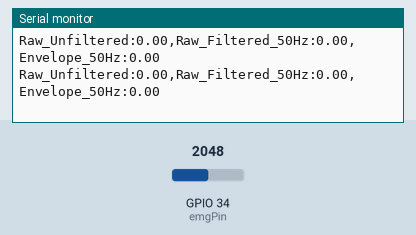
Bench run of a sketch on a simulated ESP32. Parts: the last lines printed to the serial monitor. The test bench sets the inputs (shaded band); at power-on: GPIO 34 (emgPin) = 2048 (analog values on the 0–4095 scale).

Above: at 1.2 s.
1.3 s: GPIO 34 (emgPin) set to 2866
At 2.4 s:
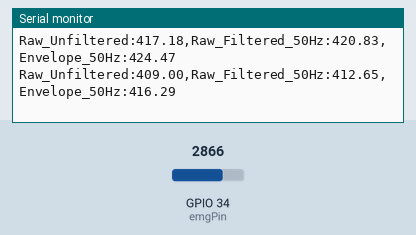
2.8 s: GPIO 34 (emgPin) set to 3603
At 3.7 s:
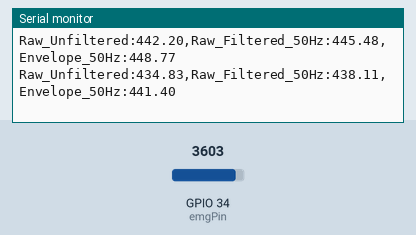
Timing chart, 0 to 5.8 s (numbered marks = the images above; inputs shaded):
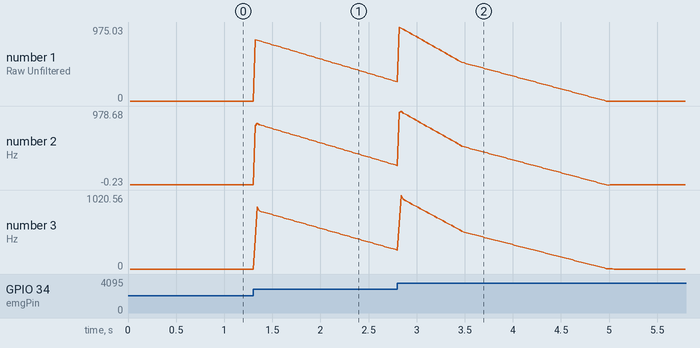

Measured:
- after the input at 1.3 s, the serial monitor: prints a new line at once (image 1)
- plotted number 1: 0 → 253.58 after the input at 1.3 s
- plotted number 2: 0 → 257.23 after the input at 1.3 s
- plotted number 3: 0 → 260.88 after the input at 1.3 s

The sketch:

sketch_jun4a.ino
```cpp
/*
 * Real-time EMG Envelope Filtering (Rectangular vs Hanning Window)
 * Ported from MATLAB to ESP32 Arduino IDE
 * Sampling Rate: 1000 Hz
 */

const int emgPin = 34;        // Analog input pin (GPIO 34)
const int sampleRate = 50;  // Hz
const int intervalMicros = 100000 / sampleRate;
unsigned long lastSampleTime = 0;

// Plotting Control (Slow down visual speed)
const int plotDecimation = 10; // Plot every 10th sample (100 Hz plotting)
int plotCounter = 0;

// 3. Filter Parameters
const int windowLength = 35;
float emgBuffer[windowLength] = {0}; // Circular buffer to store last 35 rectified samples
int bufferIndex = 0;
float rectSum = 0;                   // Tracks the running sum for the rectangular window

// 4. Pre-computed & Normalized Hanning Window Coefficients (Length = 35)
const float hannCoeffs[windowLength] = {
  0.000000f, 0.000501f, 0.001986f, 0.004405f, 0.007676f, 0.011687f, 0.016302f, 0.021363f, 0.026698f, 0.032126f,
  0.037461f, 0.042522f, 0.047136f, 0.051147f, 0.054418f, 0.056837f, 0.058323f, 0.058824f, 0.058323f, 0.056837f,
  0.054418f, 0.051147f, 0.047136f, 0.042522f, 0.037461f, 0.032126f, 0.026698f, 0.021363f, 0.016302f, 0.011687f,
  0.007676f, 0.004405f, 0.001986f, 0.000501f, 0.000000f
};

// 4b. 50Hz Low-Pass Filter (2nd Order Butterworth, Fs=1000Hz)
const float b_LP[] = {0.020083, 0.040167, 0.020083};
const float a_LP[] = {1.000000, -1.561018, 0.641352};

// History for LPF on Raw Signal
float x_RawLP[3] = {0, 0, 0};
float y_RawLP[3] = {0, 0, 0};

// History for LPF on Rectified Signal (Envelope)
float x_EnvLP[3] = {0, 0, 0};
float y_EnvLP[3] = {0, 0, 0};

// 4c. Baseline Removal (1000-sample Moving Average)
const int baselineWindow = 1000;
float baselineBuffer[baselineWindow] = {0};
int baselineIdx = 0;
double baselineSum = 0;
float baseline = 0.0;
bool isFirstSample = true;

void setup() {
  Serial.begin(115200);

  // Configure ESP32 ADC (0 - 3.3V range)
  analogReadResolution(12);
  analogSetAttenuation(ADC_11db);

  pinMode(emgPin, INPUT);
}

// Add this function at the very bottom of your file, outside of loop()
float mean(int dataArray[], int sampleSize) {
  long sum = 0;
  for (int i = 0; i < sampleSize; i++) {
    sum += dataArray[i];
  }
  return (float)sum / sampleSize;
}

void loop() {
  unsigned long currentMicros = micros();

  // Precise 1000 Hz Timing Block
  if (currentMicros - lastSampleTime >= intervalMicros) {
    lastSampleTime = currentMicros;

    int rawValue = analogRead(emgPin);

    // 1. Remove Baseline Offset (1000-sample Moving Average)
    if (isFirstSample) {
      // Initialize the whole buffer with the first sample to avoid a long ramp-up
      for (int i = 0; i < baselineWindow; i++) {
        baselineBuffer[i] = (float)rawValue;
      }
      baselineSum = (double)rawValue * baselineWindow;
      isFirstSample = false;
    }

    // Subtract the oldest value and add the new value to the sum
    baselineSum -= baselineBuffer[baselineIdx];
    baselineBuffer[baselineIdx] = (float)rawValue;
    baselineSum += rawValue;

    // Increment circular buffer index
    baselineIdx = (baselineIdx + 1) % baselineWindow;

    // Calculate the mean (baseline)
    baseline = (float)(baselineSum / baselineWindow);

    // Final Centered Signal
    float emgCentered = (float)rawValue - baseline;

    // 2. Apply 50Hz Low-Pass Filter to Raw Signal
    x_RawLP[0] = emgCentered;
    float rawFiltered = b_LP[0]*x_RawLP[0] + b_LP[1]*x_RawLP[1] + b_LP[2]*x_RawLP[2]
                      - a_LP[1]*y_RawLP[1] - a_LP[2]*y_RawLP[2];
    x_RawLP[2] = x_RawLP[1]; x_RawLP[1] = x_RawLP[0];
    y_RawLP[2] = y_RawLP[1]; y_RawLP[1] = rawFiltered;

    // 3. Rectify (using the filtered raw signal)
    float emgRectified = abs(rawFiltered);

    // 4. Apply 50Hz Low-Pass Filter to Rectified Signal (Envelope)
    x_EnvLP[0] = emgRectified;
    float emgLPF_Env = b_LP[0]*x_EnvLP[0] + b_LP[1]*x_EnvLP[1] + b_LP[2]*x_EnvLP[2]
                     - a_LP[1]*y_EnvLP[1] - a_LP[2]*y_EnvLP[2];
    x_EnvLP[2] = x_EnvLP[1]; x_EnvLP[1] = x_EnvLP[0];
    y_EnvLP[2] = y_EnvLP[1]; y_EnvLP[1] = emgLPF_Env;

    // 5. Apply Hanning Window Filter (Legacy)
    rectSum -= emgBuffer[bufferIndex];
    emgBuffer[bufferIndex] = emgRectified;
    rectSum += emgRectified;
    float emgHann_Env = 0;
    for (int i = 0; i < windowLength; i++) {
      int idx = (bufferIndex + i) % windowLength;
      emgHann_Env += emgBuffer[idx] * hannCoeffs[i];
    }
    bufferIndex = (bufferIndex + 1) % windowLength;

    // 6. Plotting (Decimated to slow down Serial Plotter)
    plotCounter++;
    if (plotCounter >= plotDecimation) {
      plotCounter = 0;
      Serial.print("Raw_Unfiltered:");
      Serial.print(emgCentered);
      Serial.print(",");
      Serial.print("Raw_Filtered_50Hz:");
      Serial.print(rawFiltered);
      Serial.print(",");
      Serial.print("Envelope_50Hz:");
      Serial.println(emgLPF_Env);
    }
  }
}
```
